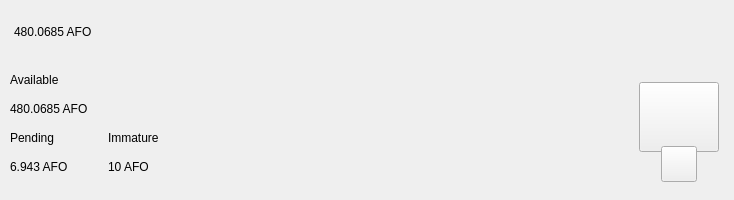
<?xml version="1.0" encoding="UTF-8"?>
<ui version="4.0">
 <class>TopBar</class>
 <widget class="QWidget" name="TopBar">
  <property name="geometry">
   <rect>
    <x>0</x>
    <y>0</y>
    <width>734</width>
    <height>200</height>
   </rect>
  </property>
  <property name="minimumSize">
   <size>
    <width>0</width>
    <height>200</height>
   </size>
  </property>
  <property name="maximumSize">
   <size>
    <width>16777215</width>
    <height>200</height>
   </size>
  </property>
  <property name="windowTitle">
   <string>Form</string>
  </property>
  <layout class="QVBoxLayout" name="verticalLayout_10" stretch="0">
   <property name="spacing">
    <number>0</number>
   </property>
   <property name="leftMargin">
    <number>0</number>
   </property>
   <property name="topMargin">
    <number>0</number>
   </property>
   <property name="rightMargin">
    <number>0</number>
   </property>
   <property name="bottomMargin">
    <number>0</number>
   </property>
   <item>
    <widget class="PFBorderImage" name="containerTop">
     <layout class="QVBoxLayout" name="verticalLayout_11">
      <property name="spacing">
       <number>0</number>
      </property>
      <property name="leftMargin">
       <number>0</number>
      </property>
      <property name="topMargin">
       <number>0</number>
      </property>
      <property name="rightMargin">
       <number>0</number>
      </property>
      <property name="bottomMargin">
       <number>0</number>
      </property>
      <item>
       <widget class="QWidget" name="top_container_2" native="true">
        <property name="minimumSize">
         <size>
          <width>0</width>
          <height>65</height>
         </size>
        </property>
        <layout class="QHBoxLayout" name="top_container">
         <property name="spacing">
          <number>0</number>
         </property>
         <property name="leftMargin">
          <number>14</number>
         </property>
         <property name="topMargin">
          <number>0</number>
         </property>
         <property name="rightMargin">
          <number>14</number>
         </property>
         <property name="bottomMargin">
          <number>0</number>
         </property>
         <item alignment="Qt::AlignVCenter">
          <widget class="QWidget" name="widgetTopAmount" native="true">
           <property name="sizePolicy">
            <sizepolicy hsizetype="Preferred" vsizetype="Maximum">
             <horstretch>0</horstretch>
             <verstretch>0</verstretch>
            </sizepolicy>
           </property>
           <layout class="QHBoxLayout" name="horizontalLayout_5">
            <property name="spacing">
             <number>0</number>
            </property>
            <property name="leftMargin">
             <number>0</number>
            </property>
            <property name="topMargin">
             <number>0</number>
            </property>
            <property name="rightMargin">
             <number>0</number>
            </property>
            <property name="bottomMargin">
             <number>0</number>
            </property>
            <item alignment="Qt::AlignTop">
             <widget class="QLabel" name="labelAmountTopAfo">
              <property name="minimumSize">
               <size>
                <width>0</width>
                <height>36</height>
               </size>
              </property>
              <property name="styleSheet">
               <string notr="true">padding:0px;margin:0px;</string>
              </property>
              <property name="text">
               <string notr="true">480.0685 AFO</string>
              </property>
             </widget>
            </item>
           </layout>
          </widget>
         </item>
         <item>
          <spacer name="horizontalSpacer">
           <property name="orientation">
            <enum>Qt::Horizontal</enum>
           </property>
           <property name="sizeHint" stdset="0">
            <size>
             <width>40</width>
             <height>20</height>
            </size>
           </property>
          </spacer>
         </item>
         <item>
          <layout class="QHBoxLayout" name="horizontalLayout_4">
           <property name="spacing">
            <number>12</number>
           </property>
           <property name="rightMargin">
            <number>0</number>
           </property>
           <item alignment="Qt::AlignRight">
            <widget class="QWidget" name="layoutSync" native="true">
             <property name="minimumSize">
              <size>
               <width>0</width>
               <height>36</height>
              </size>
             </property>
             <property name="maximumSize">
              <size>
               <width>16777215</width>
               <height>36</height>
              </size>
             </property>
             <layout class="QVBoxLayout" name="verticalLayout_9">
              <property name="leftMargin">
               <number>0</number>
              </property>
              <property name="topMargin">
               <number>0</number>
              </property>
              <property name="rightMargin">
               <number>0</number>
              </property>
              <property name="bottomMargin">
               <number>0</number>
              </property>
              <item>
               <widget class="ExpandableButton" name="pushButtonSync" native="true">
                <property name="minimumSize">
                 <size>
                  <width>36</width>
                  <height>36</height>
                 </size>
                </property>
                <property name="maximumSize">
                 <size>
                  <width>16777215</width>
                  <height>36</height>
                 </size>
                </property>
               </widget>
              </item>
             </layout>
            </widget>
           </item>
           <item>
            <widget class="ExpandableButton" name="pushButtonHDUpgrade" native="true">
             <property name="minimumSize">
              <size>
               <width>36</width>
               <height>36</height>
              </size>
             </property>
            </widget>
           </item>
           <item>
            <widget class="ExpandableButton" name="pushButtonStack" native="true">
             <property name="minimumSize">
              <size>
               <width>36</width>
               <height>36</height>
              </size>
             </property>
            </widget>
           </item>
           <item>
            <widget class="ExpandableButton" name="pushButtonColdStaking" native="true">
             <property name="minimumSize">
              <size>
               <width>36</width>
               <height>36</height>
              </size>
             </property>
            </widget>
           </item>
           <item>
            <widget class="ExpandableButton" name="pushButtonConnection" native="true">
             <property name="minimumSize">
              <size>
               <width>36</width>
               <height>36</height>
              </size>
             </property>
            </widget>
           </item>
           <item>
            <widget class="ExpandableButton" name="pushButtonTor" native="true">
             <property name="minimumSize">
              <size>
               <width>36</width>
               <height>36</height>
              </size>
             </property>
            </widget>
           </item>
           <item>
            <widget class="ExpandableButton" name="pushButtonLock" native="true">
             <property name="sizePolicy">
              <sizepolicy hsizetype="Expanding" vsizetype="Expanding">
               <horstretch>0</horstretch>
               <verstretch>0</verstretch>
              </sizepolicy>
             </property>
             <property name="minimumSize">
              <size>
               <width>36</width>
               <height>0</height>
              </size>
             </property>
            </widget>
           </item>
           <item>
            <widget class="ExpandableButton" name="pushButtonTheme" native="true">
             <property name="minimumSize">
              <size>
               <width>36</width>
               <height>36</height>
              </size>
             </property>
             <property name="maximumSize">
              <size>
               <width>16777215</width>
               <height>36</height>
              </size>
             </property>
            </widget>
           </item>
           <item>
            <widget class="ExpandableButton" name="pushButtonFAQ" native="true">
             <property name="minimumSize">
              <size>
               <width>36</width>
               <height>36</height>
              </size>
             </property>
            </widget>
           </item>
          </layout>
         </item>
        </layout>
       </widget>
      </item>
      <item>
       <widget class="QWidget" name="bottom_container" native="true">
        <property name="minimumSize">
         <size>
          <width>0</width>
          <height>135</height>
         </size>
        </property>
        <layout class="QHBoxLayout" name="botton_container">
         <property name="leftMargin">
          <number>10</number>
         </property>
         <property name="topMargin">
          <number>0</number>
         </property>
         <property name="rightMargin">
          <number>10</number>
         </property>
         <property name="bottomMargin">
          <number>10</number>
         </property>
         <item>
          <layout class="QHBoxLayout" name="horizontalLayout_3">
           <property name="bottomMargin">
            <number>9</number>
           </property>
           <item>
            <layout class="QVBoxLayout" name="verticalLayout_7">
             <property name="spacing">
              <number>0</number>
             </property>
             <property name="leftMargin">
              <number>0</number>
             </property>
             <property name="rightMargin">
              <number>30</number>
             </property>
             <item>
              <layout class="QVBoxLayout" name="verticalLayout_2">
               <item>
                <widget class="QLabel" name="labelTitle1">
                 <property name="text">
                  <string>Available</string>
                 </property>
                </widget>
               </item>
               <item>
                <widget class="QLabel" name="labelAmountAfo">
                 <property name="text">
                  <string notr="true">480.0685 AFO</string>
                 </property>
                </widget>
               </item>
              </layout>
             </item>
             <item>
              <layout class="QHBoxLayout" name="horizontalLayout_2">
               <property name="spacing">
                <number>0</number>
               </property>
               <item>
                <layout class="QVBoxLayout" name="verticalLayout_3">
                 <item>
                  <widget class="QLabel" name="labelTitle3">
                   <property name="text">
                    <string>Pending</string>
                   </property>
                  </widget>
                 </item>
                 <item>
                  <widget class="QLabel" name="labelPendingAfo">
                   <property name="text">
                    <string notr="true">6.943 AFO</string>
                   </property>
                  </widget>
                 </item>
                </layout>
               </item>
               <item>
                <spacer name="horizontalSpacer_3">
                 <property name="orientation">
                  <enum>Qt::Horizontal</enum>
                 </property>
                 <property name="sizeType">
                  <enum>QSizePolicy::Fixed</enum>
                 </property>
                 <property name="sizeHint" stdset="0">
                  <size>
                   <width>40</width>
                   <height>20</height>
                  </size>
                 </property>
                </spacer>
               </item>
               <item>
                <layout class="QVBoxLayout" name="verticalLayout_4">
                 <item>
                  <widget class="QLabel" name="labelTitle4">
                   <property name="text">
                    <string>Immature</string>
                   </property>
                  </widget>
                 </item>
                 <item>
                  <widget class="QLabel" name="labelImmatureAfo">
                   <property name="text">
                    <string notr="true">10 AFO</string>
                   </property>
                  </widget>
                 </item>
                </layout>
               </item>
              </layout>
             </item>
            </layout>
           </item>
          </layout>
         </item>
         <item>
          <spacer name="horizontalSpacer_2">
           <property name="orientation">
            <enum>Qt::Horizontal</enum>
           </property>
           <property name="sizeHint" stdset="0">
            <size>
             <width>40</width>
             <height>20</height>
            </size>
           </property>
          </spacer>
         </item>
         <item alignment="Qt::AlignHCenter|Qt::AlignVCenter">
          <widget class="QWidget" name="qrContainer" native="true">
           <property name="sizePolicy">
            <sizepolicy hsizetype="Preferred" vsizetype="Minimum">
             <horstretch>0</horstretch>
             <verstretch>0</verstretch>
            </sizepolicy>
           </property>
           <property name="minimumSize">
            <size>
             <width>90</width>
             <height>110</height>
            </size>
           </property>
           <property name="maximumSize">
            <size>
             <width>90</width>
             <height>110</height>
            </size>
           </property>
           <layout class="QVBoxLayout" name="containerQR">
            <property name="spacing">
             <number>0</number>
            </property>
            <property name="leftMargin">
             <number>5</number>
            </property>
            <property name="topMargin">
             <number>10</number>
            </property>
            <property name="rightMargin">
             <number>5</number>
            </property>
            <property name="bottomMargin">
             <number>0</number>
            </property>
            <item>
             <widget class="QPushButton" name="btnQr">
              <property name="minimumSize">
               <size>
                <width>70</width>
                <height>70</height>
               </size>
              </property>
              <property name="maximumSize">
               <size>
                <width>16777215</width>
                <height>70</height>
               </size>
              </property>
              <property name="focusPolicy">
               <enum>Qt::NoFocus</enum>
              </property>
              <property name="text">
               <string/>
              </property>
              <property name="iconSize">
               <size>
                <width>70</width>
                <height>70</height>
               </size>
              </property>
             </widget>
            </item>
            <item>
             <spacer name="verticalSpacer">
              <property name="orientation">
               <enum>Qt::Vertical</enum>
              </property>
              <property name="sizeType">
               <enum>QSizePolicy::Fixed</enum>
              </property>
              <property name="sizeHint" stdset="0">
               <size>
                <width>20</width>
                <height>20</height>
               </size>
              </property>
             </spacer>
            </item>
            <item alignment="Qt::AlignHCenter|Qt::AlignBottom">
             <widget class="QPushButton" name="pushButtonQR">
              <property name="minimumSize">
               <size>
                <width>36</width>
                <height>36</height>
               </size>
              </property>
              <property name="maximumSize">
               <size>
                <width>36</width>
                <height>36</height>
               </size>
              </property>
              <property name="focusPolicy">
               <enum>Qt::NoFocus</enum>
              </property>
              <property name="text">
               <string/>
              </property>
             </widget>
            </item>
           </layout>
          </widget>
         </item>
        </layout>
       </widget>
      </item>
     </layout>
    </widget>
   </item>
  </layout>
 </widget>
 <customwidgets>
  <customwidget>
   <class>ExpandableButton</class>
   <extends>QWidget</extends>
   <header>qt/allforonebusiness/expandablebutton.h</header>
   <container>1</container>
  </customwidget>
  <customwidget>
   <class>PFBorderImage</class>
   <extends>QFrame</extends>
   <header>qt/allforonebusiness/pfborderimage.h</header>
   <container>1</container>
  </customwidget>
 </customwidgets>
 <resources/>
 <connections/>
</ui>
